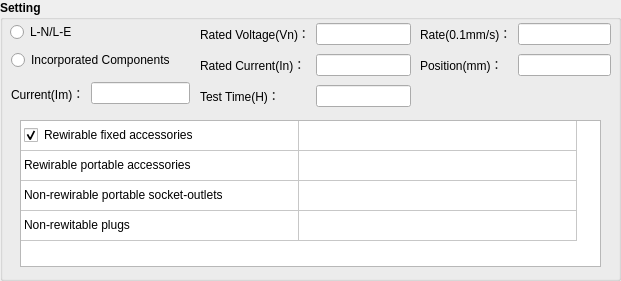
    <widget class="QGroupBox" name="groupBox_33">
     <property name="geometry">
      <rect>
       <x>30</x>
       <y>120</y>
       <width>621</width>
       <height>281</height>
      </rect>
     </property>
     <property name="font">
      <font>
       <weight>75</weight>
       <bold>true</bold>
      </font>
     </property>
     <property name="styleSheet">
      <string notr="true">
#groupBox_login * {background-color: rgb();}</string>
     </property>
     <property name="title">
      <string>Setting</string>
     </property>
     <widget class="QTableWidget" name="tableWidget_6">
      <property name="geometry">
       <rect>
        <x>20</x>
        <y>120</y>
        <width>581</width>
        <height>147</height>
       </rect>
      </property>
      <property name="layoutDirection">
       <enum>Qt::LeftToRight</enum>
      </property>
      <property name="autoFillBackground">
       <bool>true</bool>
      </property>
      <property name="frameShape">
       <enum>QFrame::StyledPanel</enum>
      </property>
      <property name="frameShadow">
       <enum>QFrame::Sunken</enum>
      </property>
      <property name="lineWidth">
       <number>1</number>
      </property>
      <property name="midLineWidth">
       <number>0</number>
      </property>
      <property name="verticalScrollBarPolicy">
       <enum>Qt::ScrollBarAsNeeded</enum>
      </property>
      <property name="horizontalScrollBarPolicy">
       <enum>Qt::ScrollBarAsNeeded</enum>
      </property>
      <property name="sizeAdjustPolicy">
       <enum>QAbstractScrollArea::AdjustIgnored</enum>
      </property>
      <property name="autoScrollMargin">
       <number>16</number>
      </property>
      <property name="selectionMode">
       <enum>QAbstractItemView::SingleSelection</enum>
      </property>
      <property name="selectionBehavior">
       <enum>QAbstractItemView::SelectItems</enum>
      </property>
      <property name="gridStyle">
       <enum>Qt::SolidLine</enum>
      </property>
      <property name="sortingEnabled">
       <bool>false</bool>
      </property>
      <attribute name="horizontalHeaderVisible">
       <bool>false</bool>
      </attribute>
      <attribute name="horizontalHeaderCascadingSectionResizes">
       <bool>false</bool>
      </attribute>
      <attribute name="horizontalHeaderDefaultSectionSize">
       <number>278</number>
      </attribute>
      <attribute name="horizontalHeaderHighlightSections">
       <bool>true</bool>
      </attribute>
      <attribute name="horizontalHeaderMinimumSectionSize">
       <number>25</number>
      </attribute>
      <attribute name="horizontalHeaderShowSortIndicator" stdset="0">
       <bool>false</bool>
      </attribute>
      <attribute name="horizontalHeaderStretchLastSection">
       <bool>false</bool>
      </attribute>
      <attribute name="verticalHeaderVisible">
       <bool>false</bool>
      </attribute>
      <attribute name="verticalHeaderCascadingSectionResizes">
       <bool>false</bool>
      </attribute>
      <attribute name="verticalHeaderHighlightSections">
       <bool>true</bool>
      </attribute>
      <attribute name="verticalHeaderMinimumSectionSize">
       <number>25</number>
      </attribute>
      <attribute name="verticalHeaderShowSortIndicator" stdset="0">
       <bool>false</bool>
      </attribute>
      <attribute name="verticalHeaderStretchLastSection">
       <bool>false</bool>
      </attribute>
      <row>
       <property name="text">
        <string>01</string>
       </property>
      </row>
      <row>
       <property name="text">
        <string>02</string>
       </property>
      </row>
      <row>
       <property name="text">
        <string>03</string>
       </property>
      </row>
      <row>
       <property name="text">
        <string>04</string>
       </property>
      </row>
      <column>
       <property name="text">
        <string>Type</string>
       </property>
      </column>
      <column>
       <property name="text">
        <string>Wire area</string>
       </property>
      </column>
      <item row="0" column="0">
       <property name="text">
        <string>Rewirable fixed accessories</string>
       </property>
       <property name="textAlignment">
        <set>AlignLeading|AlignVCenter</set>
       </property>
       <property name="checkState">
        <enum>Checked</enum>
       </property>
       <property name="flags">
        <set>ItemIsSelectable|ItemIsUserCheckable|ItemIsEnabled</set>
       </property>
      </item>
      <item row="0" column="1">
       <property name="text">
        <string/>
       </property>
       <property name="flags">
        <set>NoItemFlags</set>
       </property>
      </item>
      <item row="1" column="0">
       <property name="text">
        <string>Rewirable portable accessories</string>
       </property>
       <property name="textAlignment">
        <set>AlignLeading|AlignVCenter</set>
       </property>
       <property name="checkState">
        <enum>Unchecked</enum>
       </property>
       <property name="flags">
        <set>ItemIsSelectable|ItemIsUserCheckable|ItemIsEnabled</set>
       </property>
      </item>
      <item row="1" column="1">
       <property name="text">
        <string/>
       </property>
       <property name="flags">
        <set>NoItemFlags</set>
       </property>
      </item>
      <item row="2" column="0">
       <property name="text">
        <string>Non-rewirable portable socket-outlets</string>
       </property>
       <property name="textAlignment">
        <set>AlignLeading|AlignVCenter</set>
       </property>
       <property name="checkState">
        <enum>Unchecked</enum>
       </property>
       <property name="flags">
        <set>ItemIsSelectable|ItemIsUserCheckable|ItemIsEnabled</set>
       </property>
      </item>
      <item row="2" column="1">
       <property name="text">
        <string/>
       </property>
       <property name="toolTip">
        <string>0.5/0.75/1/1.5</string>
       </property>
       <property name="textAlignment">
        <set>AlignCenter</set>
       </property>
       <property name="flags">
        <set>ItemIsSelectable|ItemIsEditable|ItemIsUserCheckable|ItemIsEnabled</set>
       </property>
      </item>
      <item row="3" column="0">
       <property name="text">
        <string>Non-rewitable plugs</string>
       </property>
       <property name="textAlignment">
        <set>AlignLeading|AlignVCenter</set>
       </property>
       <property name="checkState">
        <enum>Unchecked</enum>
       </property>
       <property name="flags">
        <set>ItemIsSelectable|ItemIsUserCheckable|ItemIsEnabled</set>
       </property>
      </item>
      <item row="3" column="1">
       <property name="text">
        <string/>
       </property>
       <property name="toolTip">
        <string>Tinsel/0.5/0.75/1/1.5</string>
       </property>
       <property name="textAlignment">
        <set>AlignCenter</set>
       </property>
       <property name="flags">
        <set>ItemIsSelectable|ItemIsEditable|ItemIsUserCheckable|ItemIsEnabled</set>
       </property>
      </item>
     </widget>
     <widget class="QWidget" name="gridLayoutWidget_8">
      <property name="geometry">
       <rect>
        <x>200</x>
        <y>20</y>
        <width>211</width>
        <height>91</height>
       </rect>
      </property>
      <layout class="QGridLayout" name="gridLayout_24">
       <item row="0" column="0">
        <widget class="QLabel" name="label_14">
         <property name="styleSheet">
          <string notr="true"/>
         </property>
         <property name="text">
          <string>Rated Voltage(Vn)：</string>
         </property>
         <property name="alignment">
          <set>Qt::AlignLeading|Qt::AlignLeft|Qt::AlignVCenter</set>
         </property>
        </widget>
       </item>
       <item row="1" column="0">
        <widget class="QLabel" name="label_15">
         <property name="styleSheet">
          <string notr="true"/>
         </property>
         <property name="text">
          <string>Rated Current(In)：</string>
         </property>
         <property name="alignment">
          <set>Qt::AlignLeading|Qt::AlignLeft|Qt::AlignVCenter</set>
         </property>
        </widget>
       </item>
       <item row="2" column="0">
        <widget class="QLabel" name="label_16">
         <property name="styleSheet">
          <string notr="true"/>
         </property>
         <property name="text">
          <string>Test Time(H)：</string>
         </property>
         <property name="alignment">
          <set>Qt::AlignLeading|Qt::AlignLeft|Qt::AlignVCenter</set>
         </property>
        </widget>
       </item>
       <item row="0" column="1">
        <widget class="QLineEdit" name="lineEditVn">
         <property name="toolTip">
          <string>130/250/440(V)</string>
         </property>
         <property name="alignment">
          <set>Qt::AlignLeading|Qt::AlignLeft|Qt::AlignVCenter</set>
         </property>
        </widget>
       </item>
       <item row="1" column="1">
        <widget class="QLineEdit" name="lineEditIn">
         <property name="toolTip">
          <string>0-32(A)</string>
         </property>
         <property name="alignment">
          <set>Qt::AlignLeading|Qt::AlignLeft|Qt::AlignVCenter</set>
         </property>
        </widget>
       </item>
       <item row="2" column="1">
        <widget class="QLineEdit" name="lineEditH">
         <property name="toolTip">
          <string>H</string>
         </property>
         <property name="alignment">
          <set>Qt::AlignLeading|Qt::AlignLeft|Qt::AlignVCenter</set>
         </property>
        </widget>
       </item>
      </layout>
     </widget>
     <widget class="QWidget" name="gridLayoutWidget_9">
      <property name="geometry">
       <rect>
        <x>420</x>
        <y>20</y>
        <width>191</width>
        <height>61</height>
       </rect>
      </property>
      <layout class="QGridLayout" name="gridLayout_25">
       <item row="1" column="0">
        <widget class="QLabel" name="label_18">
         <property name="styleSheet">
          <string notr="true"/>
         </property>
         <property name="text">
          <string>Position(mm)：</string>
         </property>
         <property name="alignment">
          <set>Qt::AlignLeading|Qt::AlignLeft|Qt::AlignVCenter</set>
         </property>
        </widget>
       </item>
       <item row="0" column="0">
        <widget class="QLabel" name="label_17">
         <property name="styleSheet">
          <string notr="true"/>
         </property>
         <property name="text">
          <string>Rate(0.1mm/s)：</string>
         </property>
         <property name="alignment">
          <set>Qt::AlignLeading|Qt::AlignLeft|Qt::AlignVCenter</set>
         </property>
        </widget>
       </item>
       <item row="0" column="1">
        <widget class="QLineEdit" name="lineEditRate">
         <property name="toolTip">
          <string>mm/s</string>
         </property>
         <property name="styleSheet">
          <string notr="true"/>
         </property>
         <property name="text">
          <string/>
         </property>
         <property name="maxLength">
          <number>3</number>
         </property>
         <property name="alignment">
          <set>Qt::AlignLeading|Qt::AlignLeft|Qt::AlignVCenter</set>
         </property>
        </widget>
       </item>
       <item row="1" column="1">
        <widget class="QLineEdit" name="lineEditPosition">
         <property name="toolTip">
          <string>mm</string>
         </property>
         <property name="text">
          <string/>
         </property>
         <property name="maxLength">
          <number>3</number>
         </property>
         <property name="alignment">
          <set>Qt::AlignLeading|Qt::AlignLeft|Qt::AlignVCenter</set>
         </property>
        </widget>
       </item>
      </layout>
     </widget>
     <widget class="QWidget" name="layoutWidget">
      <property name="geometry">
       <rect>
        <x>11</x>
        <y>77</y>
        <width>179</width>
        <height>33</height>
       </rect>
      </property>
      <layout class="QHBoxLayout" name="horizontalLayout_4">
       <item>
        <widget class="QLabel" name="labelIm">
         <property name="styleSheet">
          <string notr="true"/>
         </property>
         <property name="text">
          <string>Current(Im)：</string>
         </property>
         <property name="alignment">
          <set>Qt::AlignLeading|Qt::AlignLeft|Qt::AlignVCenter</set>
         </property>
        </widget>
       </item>
       <item>
        <widget class="QLineEdit" name="lineEditIm">
         <property name="minimumSize">
          <size>
           <width>0</width>
           <height>21</height>
          </size>
         </property>
         <property name="toolTip">
          <string>A</string>
         </property>
         <property name="text">
          <string/>
         </property>
         <property name="alignment">
          <set>Qt::AlignLeading|Qt::AlignLeft|Qt::AlignVCenter</set>
         </property>
        </widget>
       </item>
      </layout>
     </widget>
     <widget class="QRadioButton" name="radioButtonSwitch">
      <property name="geometry">
       <rect>
        <x>10</x>
        <y>21</y>
        <width>181</width>
        <height>22</height>
       </rect>
      </property>
      <property name="minimumSize">
       <size>
        <width>0</width>
        <height>22</height>
       </size>
      </property>
      <property name="toolTip">
       <string/>
      </property>
      <property name="styleSheet">
       <string notr="true"/>
      </property>
      <property name="text">
       <string>L-N/L-E</string>
      </property>
      <property name="autoExclusive">
       <bool>false</bool>
      </property>
     </widget>
     <widget class="QRadioButton" name="radioButtonIC">
      <property name="geometry">
       <rect>
        <x>11</x>
        <y>49</y>
        <width>181</width>
        <height>22</height>
       </rect>
      </property>
      <property name="minimumSize">
       <size>
        <width>0</width>
        <height>22</height>
       </size>
      </property>
      <property name="styleSheet">
       <string notr="true"/>
      </property>
      <property name="text">
       <string>Incorporated Components</string>
      </property>
      <property name="autoExclusive">
       <bool>false</bool>
      </property>
     </widget>
    </widget>
